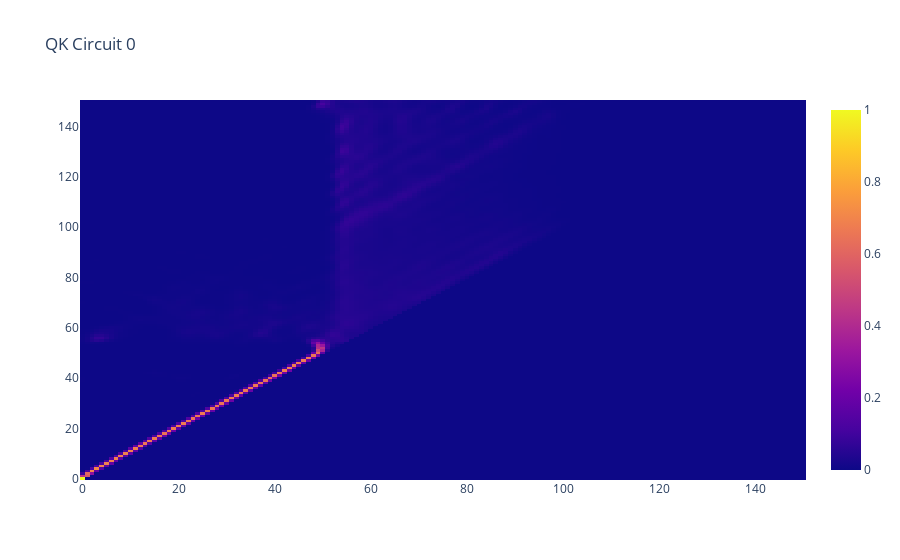

Here is the notebook cell this chart was saved with:
### Code cell
def mask_scores(attn_scores: Float[Tensor, "heads length length"]) -> Float[Tensor, "heads length length"]:
    '''Mask the attention scores so that tokens don't attend to previous tokens.'''
    mask = torch.tril(torch.ones_like(attn_scores)).bool()
    neg_inf = torch.tensor(-1.0e6).to(attn_scores.device)
    masked_attn_scores = torch.where(mask, attn_scores, neg_inf)
    return masked_attn_scores


for head in range(config.h):
    # view OV circuit
    W_pos = model.cache["W_pos"]
    pos_by_pos_scores = W_pos @ model.layers[0].attn.layer_fn.cache['W_QK'][head] @ W_pos.T # (vocab_size, vocab_size)
    masked_scaled = mask_scores(pos_by_pos_scores / ((config.d_head) ** 0.5))
    pos_by_pos_pattern = torch.softmax(masked_scaled, dim=-1)
    plotly_fig = go.Figure(data=go.Heatmap(z=pos_by_pos_pattern.numpy()))
    plotly_fig.update_layout(title=f'QK Circuit {head}')
    pyo.iplot(plotly_fig)

### Figure 1 — Plotly figure (JSON) as saved in the notebook; plotly's stock layout.template omitted (floating-point values rounded to 4 significant figures; data arrays with more than 128 entries replaced by an {"elided": "..."} marker saying what was removed)
{"data": [{"type": "heatmap", "z": {"elided": "151x151 float values"}}], "layout": {"title": {"text": "QK Circuit 0"}}}
